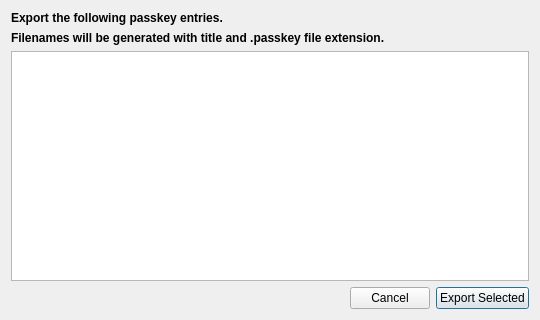
<?xml version="1.0" encoding="UTF-8"?>
<ui version="4.0">
 <class>PasskeyExportDialog</class>
 <widget class="QDialog" name="PasskeyExportDialog">
  <property name="geometry">
   <rect>
    <x>0</x>
    <y>0</y>
    <width>540</width>
    <height>320</height>
   </rect>
  </property>
  <property name="windowTitle">
   <string>KeePassXC - Passkey Export</string>
  </property>
  <layout class="QVBoxLayout" name="verticalLayout">
   <item>
    <widget class="QLabel" name="exportLabel">
     <property name="font">
      <font>
       <weight>75</weight>
       <bold>true</bold>
      </font>
     </property>
     <property name="text">
      <string>Export the following passkey entries.</string>
     </property>
     <property name="alignment">
      <set>Qt::AlignLeading|Qt::AlignLeft|Qt::AlignVCenter</set>
     </property>
    </widget>
   </item>
   <item>
    <widget class="QLabel" name="filenameLabel">
     <property name="font">
      <font>
       <weight>75</weight>
       <bold>true</bold>
      </font>
     </property>
     <property name="text">
      <string>Filenames will be generated with title and .passkey file extension.</string>
     </property>
     <property name="alignment">
      <set>Qt::AlignLeading|Qt::AlignLeft|Qt::AlignVCenter</set>
     </property>
    </widget>
   </item>
   <item>
    <widget class="QTableWidget" name="itemsTable">
     <property name="accessibleName">
      <string>Passkey entries to export</string>
     </property>
     <property name="editTriggers">
      <set>QAbstractItemView::NoEditTriggers</set>
     </property>
     <property name="showDropIndicator" stdset="0">
      <bool>false</bool>
     </property>
     <property name="selectionMode">
      <enum>QAbstractItemView::ExtendedSelection</enum>
     </property>
     <property name="selectionBehavior">
      <enum>QAbstractItemView::SelectRows</enum>
     </property>
     <property name="cornerButtonEnabled">
      <bool>false</bool>
     </property>
     <attribute name="horizontalHeaderVisible">
      <bool>false</bool>
     </attribute>
     <attribute name="verticalHeaderVisible">
      <bool>false</bool>
     </attribute>
    </widget>
   </item>
   <item>
    <layout class="QHBoxLayout" name="horizontalLayout">
     <item>
      <spacer name="horizontalSpacer">
       <property name="orientation">
        <enum>Qt::Horizontal</enum>
       </property>
       <property name="sizeHint" stdset="0">
        <size>
         <width>40</width>
         <height>20</height>
        </size>
       </property>
      </spacer>
     </item>
     <item>
      <widget class="QPushButton" name="cancelButton">
       <property name="text">
        <string>Cancel</string>
       </property>
       <property name="autoDefault">
        <bool>true</bool>
       </property>
      </widget>
     </item>
     <item>
      <widget class="QPushButton" name="exportButton">
       <property name="accessibleName">
        <string>Export entries</string>
       </property>
       <property name="text">
        <string>Export Selected</string>
       </property>
       <property name="autoDefault">
        <bool>true</bool>
       </property>
       <property name="default">
        <bool>true</bool>
       </property>
      </widget>
     </item>
    </layout>
   </item>
  </layout>
 </widget>
 <resources/>
 <connections/>
</ui>
